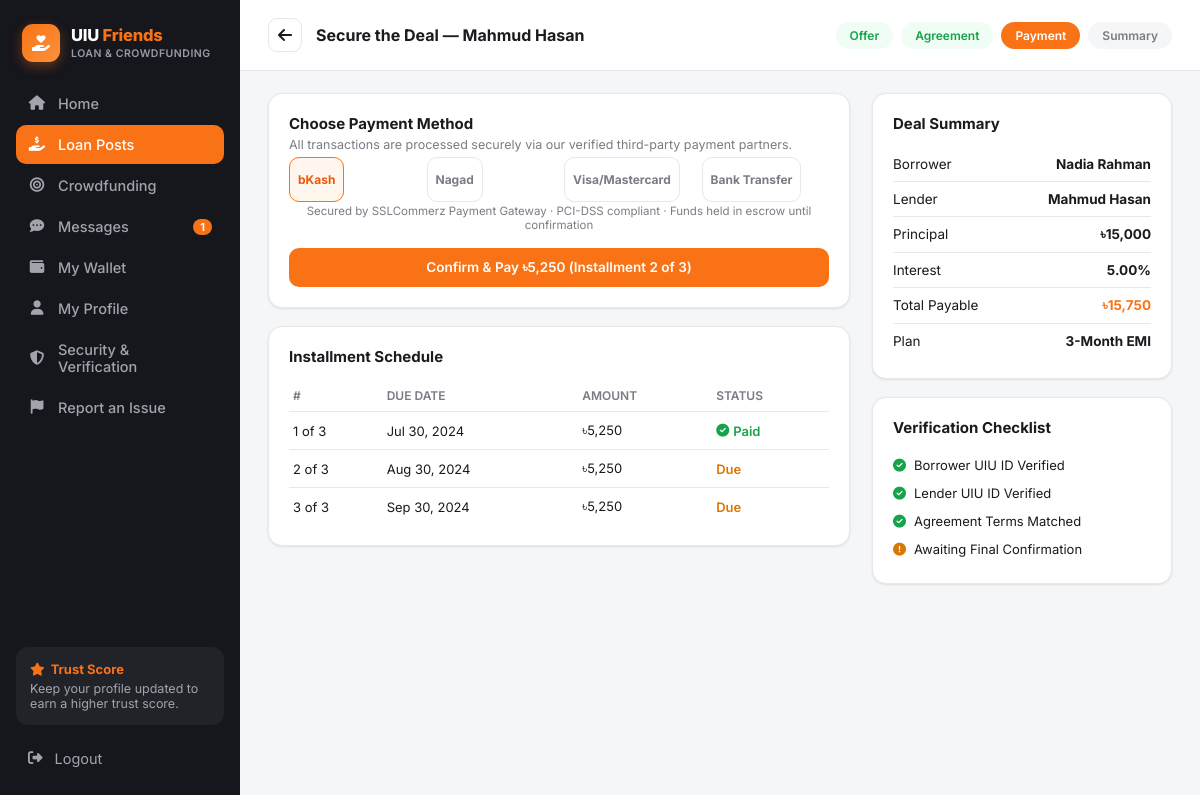
The page /payment.php?id=1 (signed in) on the database its author committed.
### tables this page shows
CREATE TABLE agreements (
    id                  INT AUTO_INCREMENT PRIMARY KEY,
    loan_post_id        INT NOT NULL,
    offer_id            INT NOT NULL,
    borrower_id         INT NOT NULL,
    lender_id           INT NOT NULL,
    principal           DECIMAL(12,2) NOT NULL,
    interest_rate       DECIMAL(5,2)  NOT NULL,
    tenure_months       INT NOT NULL,
    total_payable       DECIMAL(12,2) NOT NULL,
    repayment_plan      ENUM('emi','full') DEFAULT NULL,
    borrower_signed     TINYINT(1) NOT NULL DEFAULT 0,
    lender_signed       TINYINT(1) NOT NULL DEFAULT 0,
    status              ENUM('pending_confirmation','active','completed','disputed') NOT NULL DEFAULT 'pending_confirmation',
    created_at          DATETIME NOT NULL DEFAULT CURRENT_TIMESTAMP,
    FOREIGN KEY (loan_post_id) REFERENCES loan_posts(id) ON DELETE CASCADE,
    FOREIGN KEY (offer_id) REFERENCES loan_offers(id) ON DELETE CASCADE,
    FOREIGN KEY (borrower_id) REFERENCES users(id) ON DELETE CASCADE,
    FOREIGN KEY (lender_id) REFERENCES users(id) ON DELETE CASCADE
);

CREATE TABLE users (
    id                      INT AUTO_INCREMENT PRIMARY KEY,
    full_name               VARCHAR(120)  NOT NULL,
    email                   VARCHAR(150)  NOT NULL UNIQUE,
    password_hash           VARCHAR(255)  NOT NULL,
    student_id              VARCHAR(30)   NOT NULL UNIQUE,
    department              VARCHAR(20)   NOT NULL,
    batch                   VARCHAR(10)   NOT NULL,
    phone                   VARCHAR(20)   DEFAULT NULL,
    avatar                  VARCHAR(255)  DEFAULT 'assets/img/default-avatar.svg',
    role                    ENUM('user','admin') NOT NULL DEFAULT 'user',
    trust_score             DECIMAL(3,2)  NOT NULL DEFAULT 4.00,
    uiu_id_verified         TINYINT(1)    NOT NULL DEFAULT 0,
    email_verified          TINYINT(1)    NOT NULL DEFAULT 0,
    phone_verified          TINYINT(1)    NOT NULL DEFAULT 0,
    payment_linked          TINYINT(1)    NOT NULL DEFAULT 0,
    agreement_accepted      TINYINT(1)    NOT NULL DEFAULT 0,
     
    nid_number              VARCHAR(20)   DEFAULT NULL UNIQUE,
    date_of_birth           DATE          DEFAULT NULL,
    address                 VARCHAR(255)  DEFAULT NULL,
    nid_front               VARCHAR(255)  DEFAULT NULL,
    nid_back                VARCHAR(255)  DEFAULT NULL,
    nid_status              ENUM('not_submitted','pending','verified','rejected') NOT NULL DEFAULT 'not_submitted',
    nid_reject_reason       VARCHAR(255)  DEFAULT NULL,
    nid_submitted_at        DATETIME      DEFAULT NULL,
    status                  ENUM('active','suspended') NOT NULL DEFAULT 'active',
    created_at              DATETIME      NOT NULL DEFAULT CURRENT_TIMESTAMP
);

CREATE TABLE installments (
    id              INT AUTO_INCREMENT PRIMARY KEY,
    agreement_id    INT NOT NULL,
    installment_no  INT NOT NULL,
    due_date        DATE NOT NULL,
    amount          DECIMAL(12,2) NOT NULL,
    status          ENUM('due','paid','late') NOT NULL DEFAULT 'due',
    FOREIGN KEY (agreement_id) REFERENCES agreements(id) ON DELETE CASCADE
);

### includes/functions.php (called while the page is built, shortened)
<?php
function e(?string $str): string {
    return htmlspecialchars($str ?? '', ENT_QUOTES, 'UTF-8');
}
function taka(float $amount): string {
    return '৳' . number_format($amount, $amount == floor($amount) ? 0 : 2);
}

### payment.php (the view, shortened to what this page needs)
<?php
require_once __DIR__ . '/includes/functions.php';
$id = (int)($_GET['id'] ?? 0);
$stmt = $pdo->prepare("SELECT a.*, bu.full_name borrower_name, lu.full_name lender_name
    FROM agreements a JOIN users bu ON bu.id=a.borrower_id JOIN users lu ON lu.id=a.lender_id
    WHERE a.id = ?");
$stmt->execute([$id]);
$ag = $stmt->fetch();
$next = $pdo->prepare("SELECT * FROM installments WHERE agreement_id=? AND status='due' ORDER BY installment_no LIMIT 1");
$next->execute([$id]);
$installment = $next->fetch();
$paid = $pdo->prepare("SELECT * FROM installments WHERE agreement_id=? AND status='paid' ORDER BY installment_no");
$paid->execute([$id]);
$paidList = $paid->fetchAll();
$all = $pdo->prepare("SELECT * FROM installments WHERE agreement_id=? ORDER BY installment_no");
$all->execute([$id]);
$allInstallments = $all->fetchAll();
include __DIR__ . '/includes/header.php';
?>
<div class="app-shell">
  <?php include __DIR__ . '/includes/sidebar.php'; ?>
  <div class="main-area">
    <div class="page-header">
      <a href="agreement.php?id=<?= $id ?>" class="back-btn"><i class="fa-solid fa-arrow-left"></i></a>
      <h1>Secure the Deal — <?= e($ag['lender_name']) ?></h1>
      <div class="steps-row">
        <span class="step done">Offer</span>
        <span class="step done">Agreement</span>
        <span class="step active">Payment</span>
        <span class="step">Summary</span>
      </div>
    </div>
    <div class="detail-wrap">
      <div class="detail-main">
        <?php if (!$installment): ?>
          <div class="alert alert-success">All installments for this agreement have been paid. 🎉</div>
        <?php else: ?>
        <div class="card">
          <h3>Choose Payment Method</h3>
          <p style="font-size:12.5px;color:var(--text-muted);margin-top:-10px;margin-bottom:16px;">All transactions are processed securely via our verified third-party payment partners.</p>
          <form method="post">
            <div class="method-grid">
              <div><input type="radio" name="method" id="m-bkash" value="bkash" checked><label for="m-bkash">bKash</label></div>
              <div><input type="radio" name="method" id="m-nagad" value="nagad"><label for="m-nagad">Nagad</label></div>
              <div><input type="radio" name="method" id="m-card" value="card"><label for="m-card">Visa/Mastercard</label></div>
              <div><input type="radio" name="method" id="m-bank" value="bank"><label for="m-bank">Bank Transfer</label></div>
            </div>
            <p style="font-size:11.5px;color:var(--text-muted);text-align:center;margin-bottom:16px;">Secured by SSLCommerz Payment Gateway · PCI-DSS compliant · Funds held in escrow until confirmation</p>
            <button type="submit" class="btn btn-primary btn-block">Confirm & Pay <?= taka($installment['amount']) ?> (Installment <?= $installment['installment_no'] ?> of <?= count($allInstallments) ?>)</button>
          </form>
        </div>
        <?php endif; ?>
        <?php if ($allInstallments): ?>
        <div class="card">
          <h3>Installment Schedule</h3>
          <table class="simple-table">
            <tr><th>#</th><th>Due Date</th><th>Amount</th><th>Status</th></tr>
            <?php foreach ($allInstallments as $ins): ?>
              <tr>
                <td><?= $ins['installment_no'] ?> of <?= count($allInstallments) ?></td>
                <td><?= date('M d, Y', strtotime($ins['due_date'])) ?></td>
                <td><?= taka($ins['amount']) ?></td>
                <td><?= $ins['status']==='paid' ? '<span class="badge-verified"><i class="fa-solid fa-circle-check"></i> Paid</span>' : '<span class="badge-pending">Due</span>' ?></td>
              </tr>
            <?php endforeach; ?>
          </table>
        </div>
        <?php endif; ?>
      </div>
      <div class="detail-side">
        <div class="card">
          <h3>Deal Summary</h3>
          <div class="info-row"><span>Borrower</span><span class="val"><?= e($ag['borrower_name']) ?></span></div>
          <div class="info-row"><span>Lender</span><span class="val"><?= e($ag['lender_name']) ?></span></div>
          <div class="info-row"><span>Principal</span><span class="val"><?= taka($ag['principal']) ?></span></div>
          <div class="info-row"><span>Interest</span><span class="val"><?= $ag['interest_rate'] ?>%</span></div>
          <div class="info-row"><span>Total Payable</span><span class="val orange"><?= taka($ag['total_payable']) ?></span></div>
          <div class="info-row"><span>Plan</span><span class="val"><?= $ag['repayment_plan']==='emi' ? $ag['tenure_months'].'-Month EMI' : 'One-Time' ?></span></div>
        </div>
        <div class="card">
          <h3>Verification Checklist</h3>
          <ul class="checklist">
            <li><i class="fa-solid fa-circle-check"></i> Borrower UIU ID Verified</li>
            <li><i class="fa-solid fa-circle-check"></i> Lender UIU ID Verified</li>
            <li><i class="fa-solid fa-circle-check"></i> Agreement Terms Matched</li>
            <li class="<?= $installment ? 'pending' : '' ?>"><i class="fa-solid fa-circle-<?= $installment?'exclamation':'check' ?>"></i> <?= $installment ? 'Awaiting Final Confirmation' : 'Fully Settled' ?></li>
          </ul>
        </div>
      </div>
    </div>
  </div>
</div>
</body>
</html>

### assets/css/style.css (style rules this page uses)
:root { --orange: #f97316; --orange-dark: #ea580c; --sidebar-bg: #16161d; --sidebar-text: #a3a3ad; --sidebar-active: #f97316; --bg: #f5f6f8; --card-bg: #ffffff; --border: #e8e8ec; --text-dark: #1a1a1f; --text-muted: #7b7b85; --green: #16a34a; --radius: 14px; --shadow: 0 1px 3px rgba(0,0,0,.06), 0 1px 2px rgba(0,0,0,.04); }
* { box-sizing: border-box; }
body { margin: 0; font-family: 'Inter', -apple-system, BlinkMacSystemFont, 'Segoe UI', sans-serif; background: var(--bg); color: var(--text-dark); }
a { text-decoration: none; color: inherit; }
ul { list-style: none; margin: 0; padding: 0; }
button { font-family: inherit; cursor: pointer; }
.app-shell { display: flex; min-height: 100vh; }
.main-area { flex: 1; min-width: 0; display: flex; flex-direction: column; }
.badge-verified { color: var(--green); font-weight: 600; display:inline-flex; align-items:center; gap:4px; }
.badge-pending { color: #d97706; font-weight: 600; display:inline-flex; align-items:center; gap:4px; }
.card { background: var(--card-bg); border: 1px solid var(--border); border-radius: var(--radius); box-shadow: var(--shadow); padding: 20px; }
.card h3 { margin: 0 0 14px; font-size: 15px; }
.btn { border: none; border-radius: 10px; padding: 11px 18px; font-size: 13.5px; font-weight: 600; display: inline-flex; align-items: center; gap: 8px; }
.btn-primary { background: var(--orange); color: #fff; }
.btn-block { width: 100%; justify-content: center; }
.page-header { display: flex; align-items: center; gap: 14px; padding: 18px 28px; background: #fff; border-bottom: 1px solid var(--border); }
.page-header .back-btn { width: 34px; height: 34px; border-radius: 9px; border: 1px solid var(--border); display: flex; align-items: center; justify-content: center; }
.page-header h1 { font-size: 16px; margin: 0; }
.steps-row { display: flex; gap: 8px; margin-left: auto; }
.steps-row .step { font-size: 12px; font-weight: 600; padding: 6px 14px; border-radius: 20px; background: var(--bg); color: var(--text-muted); }
.steps-row .step.active { background: var(--orange); color: #fff; }
.steps-row .step.done { background: #f0fdf4; color: var(--green); }
.detail-wrap { display: flex; gap: 22px; padding: 22px 28px; align-items: flex-start; }
.detail-main { flex: 1; min-width: 0; display: flex; flex-direction: column; gap: 18px; }
.detail-side { width: 300px; flex-shrink: 0; display: flex; flex-direction: column; gap: 18px; }
.info-row { display: flex; justify-content: space-between; padding: 9px 0; font-size: 13.5px; border-bottom: 1px solid var(--border); }
.info-row:last-child { border-bottom: none; }
.info-row .val { font-weight: 700; }
.info-row .val.orange { color: var(--orange); }
.method-grid { display: grid; grid-template-columns: repeat(4, 1fr); gap: 10px; margin-bottom: 16px; }
.method-grid label { border: 1px solid var(--border); border-radius: 10px; padding: 14px 8px; text-align: center; font-size: 12px; font-weight: 700; cursor: pointer; color: var(--text-muted); }
.method-grid input:checked + label { border-color: var(--orange); background: #fff7ed; color: var(--orange-dark); }
table.simple-table { width: 100%; border-collapse: collapse; font-size: 13px; }
table.simple-table th { text-align: left; color: var(--text-muted); font-weight: 600; padding: 8px 4px; border-bottom: 1px solid var(--border); font-size: 12px; text-transform: uppercase; }
table.simple-table td { padding: 10px 4px; border-bottom: 1px solid var(--border); }
table.simple-table tr:last-child td { border-bottom: none; }
.checklist li { display: flex; align-items: center; gap: 8px; font-size: 13px; padding: 6px 0; }
.checklist li i { color: var(--green); }
.checklist li.pending i { color: #d97706; }

### rows shown on the page
agreements: lender.full_name "Mahmud Hasan", borrower.full_name "Nadia Rahman", principal "৳15,000", interest_rate "5.00", total_payable "৳15,750", tenure_months "3"
installments: amount "৳5,250", installment_no "2", count($allInstallments) "3", due_date "Aug 30, 2024", status "Due"
installments: installment_no "1", count($allInstallments) "3", due_date "Jul 30, 2024", amount "৳5,250", status "paid" (drawn)
installments: installment_no "3", count($allInstallments) "3", due_date "Sep 30, 2024", amount "৳5,250", status "Due"

### other values the page prints
$item['label'] "Home"
$item['label'] "Loan Posts"
$item['label'] "Crowdfunding"
$item['label'] "Messages"
$unread "1"
$item['label'] "My Wallet"
$item['label'] "My Profile"
$item['label'] "Security & Verification"
$item['label'] "Report an Issue"
count($allInstallments) "3"
